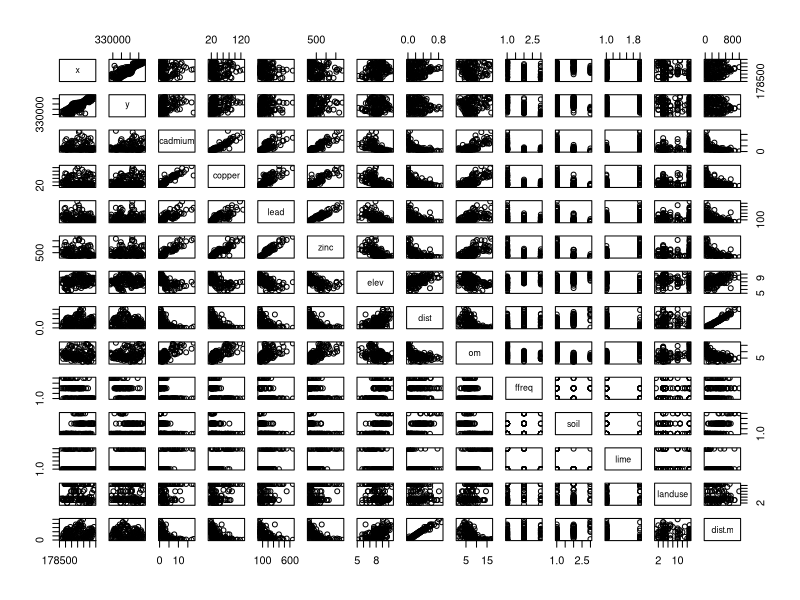
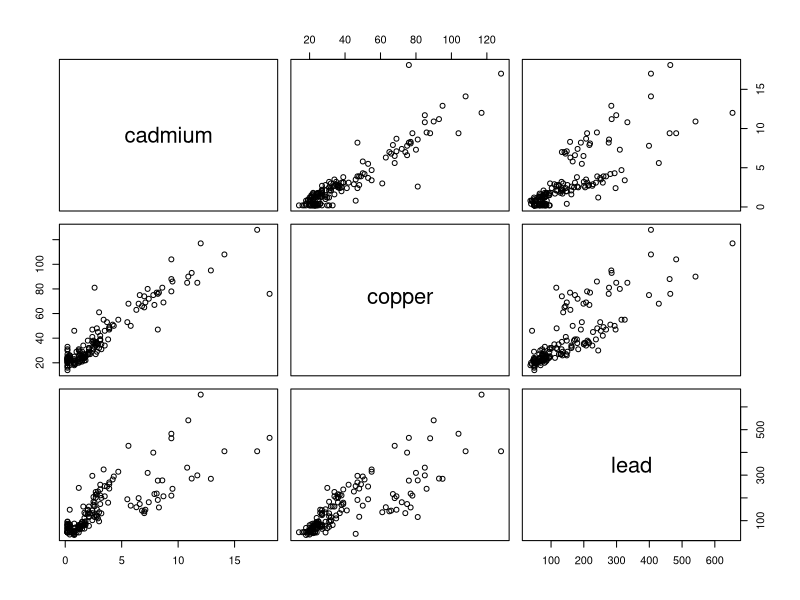
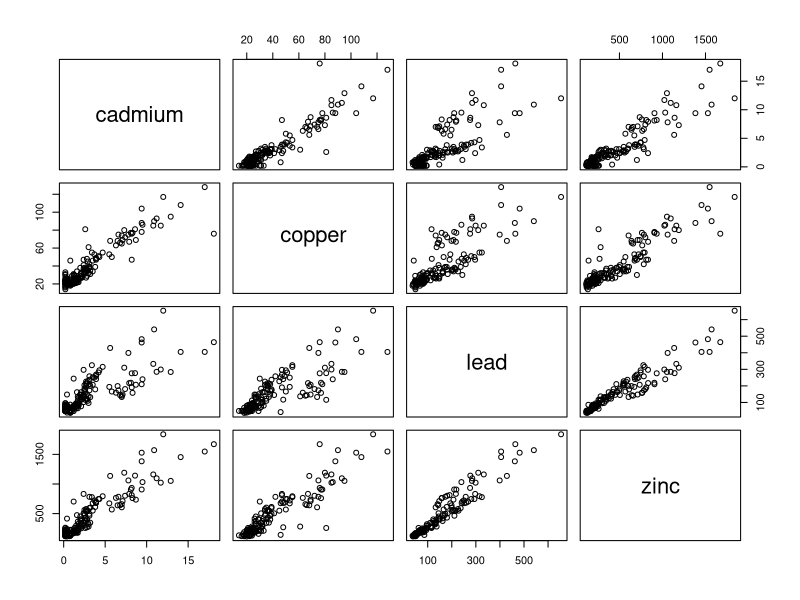
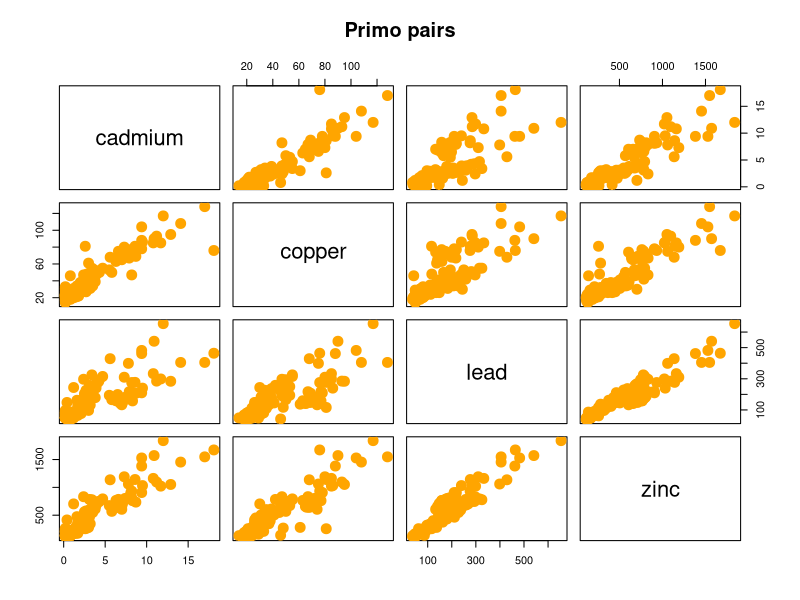
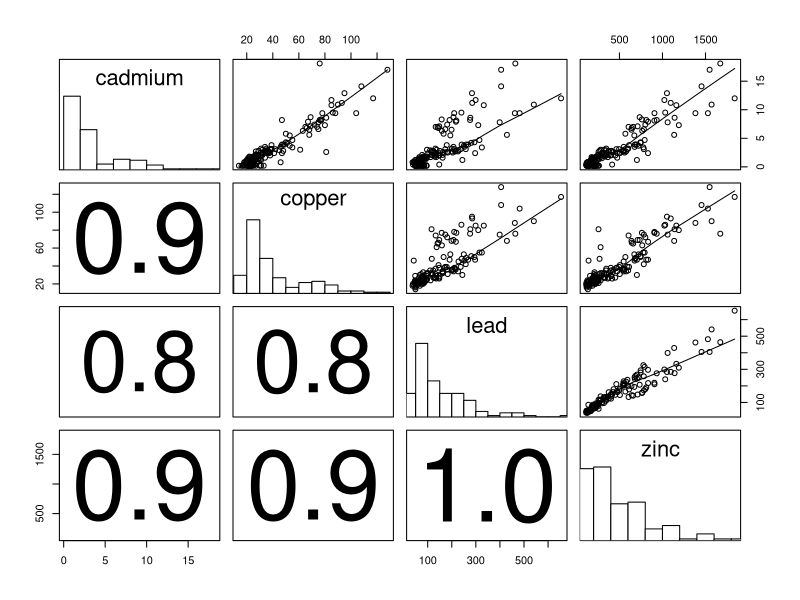
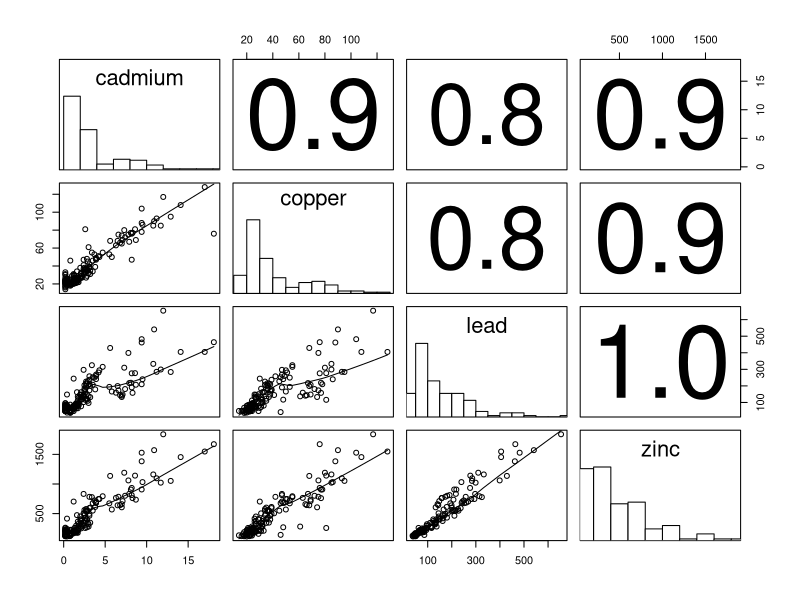
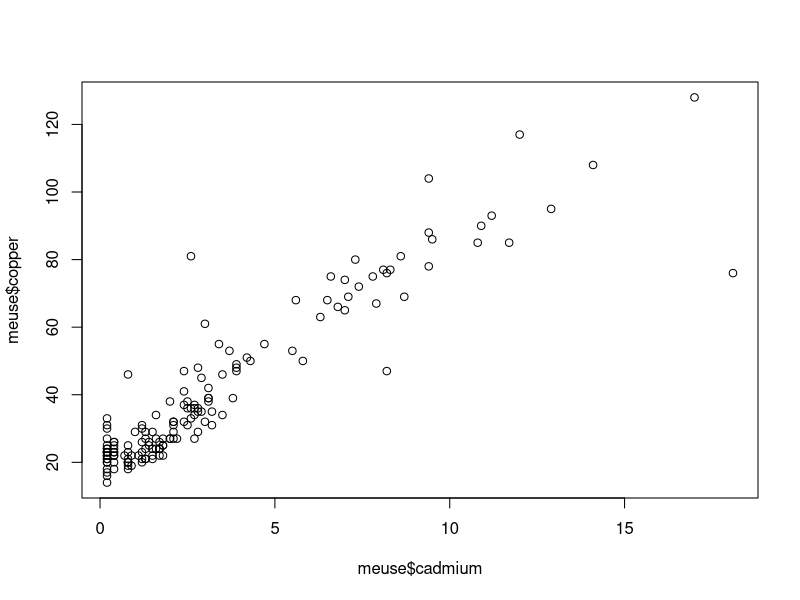
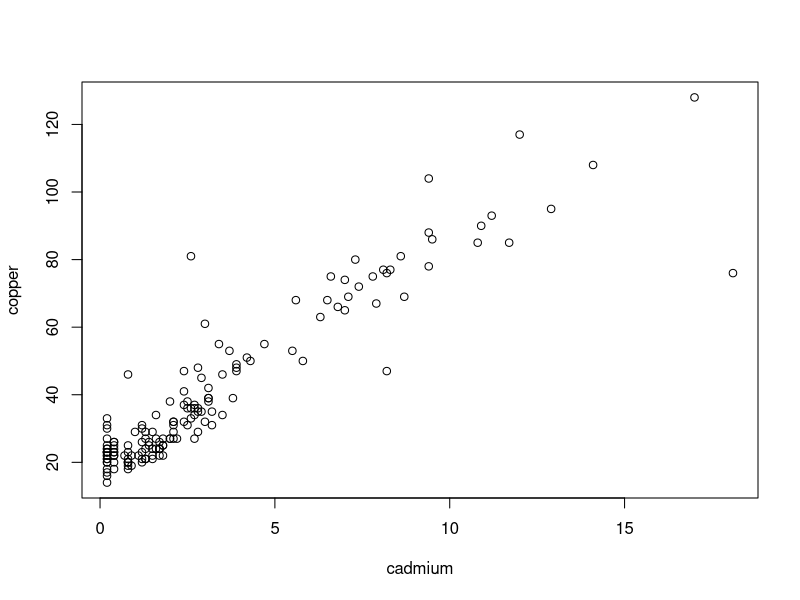

These figures' R source, in order:
# primo codice R

install.packages("sp")
library(sp)
require(sp) # altro modo per caricare pacchetto

data("meuse")
head(meuse)
names(meuse) # nomi delle variabili
summary(meuse) # riporta le statistiche di base per le variabili di meuse

pairs(meuse) # grafici a coppie fra tutte le variabili
pairs(~ cadmium + copper + lead, data = meuse) # grafici a coppie fra le tre variabili selezionate
# il simbolo ~ spesso sta per "uguale" in R

pairs(meuse[, 3:6]) #anzichè scrivere varie colonne prendo subset del database meuse
pairs(meuse[, 3:6],
      col = "orange",        # scelgo il colore dei simboli
      pch=19,                # pch sta per "point character", scelgo tipo di simbolo
      cex = 2,               # cex sta per "character exageration", scelgo la grandezza del simbolo (di base cex=1)
      main = "Primo pairs")  # titolo del grafico


panel.correlations <- function(x, y, digits=1, prefix="", cex.cor)
{
  usr <- par("usr"); on.exit(par(usr))
  par(usr = c(0, 1, 0, 1))
  r1=cor(x,y,use="pairwise.complete.obs")
  r <- abs(cor(x, y,use="pairwise.complete.obs"))
  txt <- format(c(r1, 0.123456789), digits=digits)[1]
  txt <- paste(prefix, txt, sep="")
  if(missing(cex.cor)) cex <- 0.9/strwidth(txt)
  text(0.5, 0.5, txt, cex = cex * r)
}
# funzione per calcolare la correlazione fra due variabili


panel.smoothing <- function (x, y, col = par("col"), bg = NA, pch = par("pch"),
                             cex = 1, col.smooth = "red", span = 2/3, iter = 3, ...)
{
  points(x, y, pch = pch, col = col, bg = bg, cex = cex)
  ok <- is.finite(x) & is.finite(y)
  if (any(ok))
    lines(stats::lowess(x[ok], y[ok], f = span, iter = iter),
          col = 1, ...)
}
# smoothing fa una sorta di regressione fra due variabili



panel.histograms <- function(x, ...)
{
  usr <- par("usr"); on.exit(par(usr))
  par(usr = c(usr[1:2], 0, 1.5) )
  h <- hist(x, plot = FALSE)
  breaks <- h$breaks; nB <- length(breaks)
  y <- h$counts; y <- y/max(y)
  rect(breaks[-nB], 0, breaks[-1], y, col="white", ...)
}
# funzione per creare istogramma di una variabile


# grafici a coppie fra le quattro variabili selezionate, in cui vengono mostrati anche coefficiente di correlazione
# fra le variabili e istogramma delle singole variabili, utilizzando le funzioni precedentemente create
pairs(meuse[, 3:6], lower.panel = panel.correlations, upper.panel = panel.smoothing, diag.panel = panel.histograms)
# lower.panel è la parte sotto la diagonale
# upper.panel è la parte sopra la diagonale
# diag.panel è la diagonale

pairs(meuse[, 3:6], lower.panel = panel.smoothing, upper.panel = panel.correlations, diag.panel = panel.histograms)
# correlazione e interpolazione invertite di posto rispetto alla diagonale

# plot fra due variabili
plot(meuse$cadmium, meuse$copper)
attach(meuse) # permette di richimare i campi dell'oggetto 'meuse' senza dover richiamare l'oggetto stesso (non serve più 'meuse$')
plot(cadmium, copper)
plot(cadmium, copper, pch=17, col = "green", main = "Primo plot", xlab = "Cadmio", ylab = "Rame")
